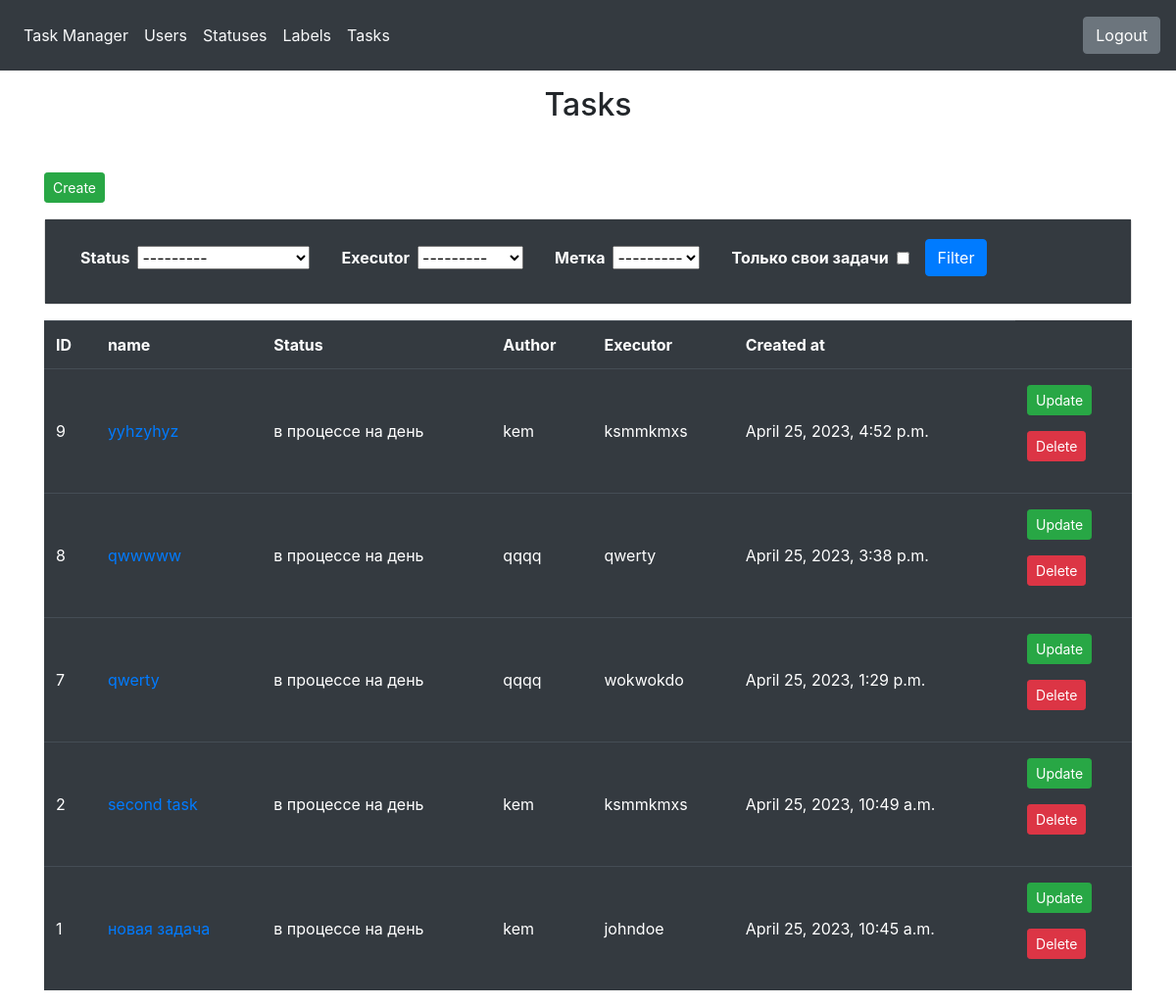
Before: /tasks/ (signed in) with the older database file.
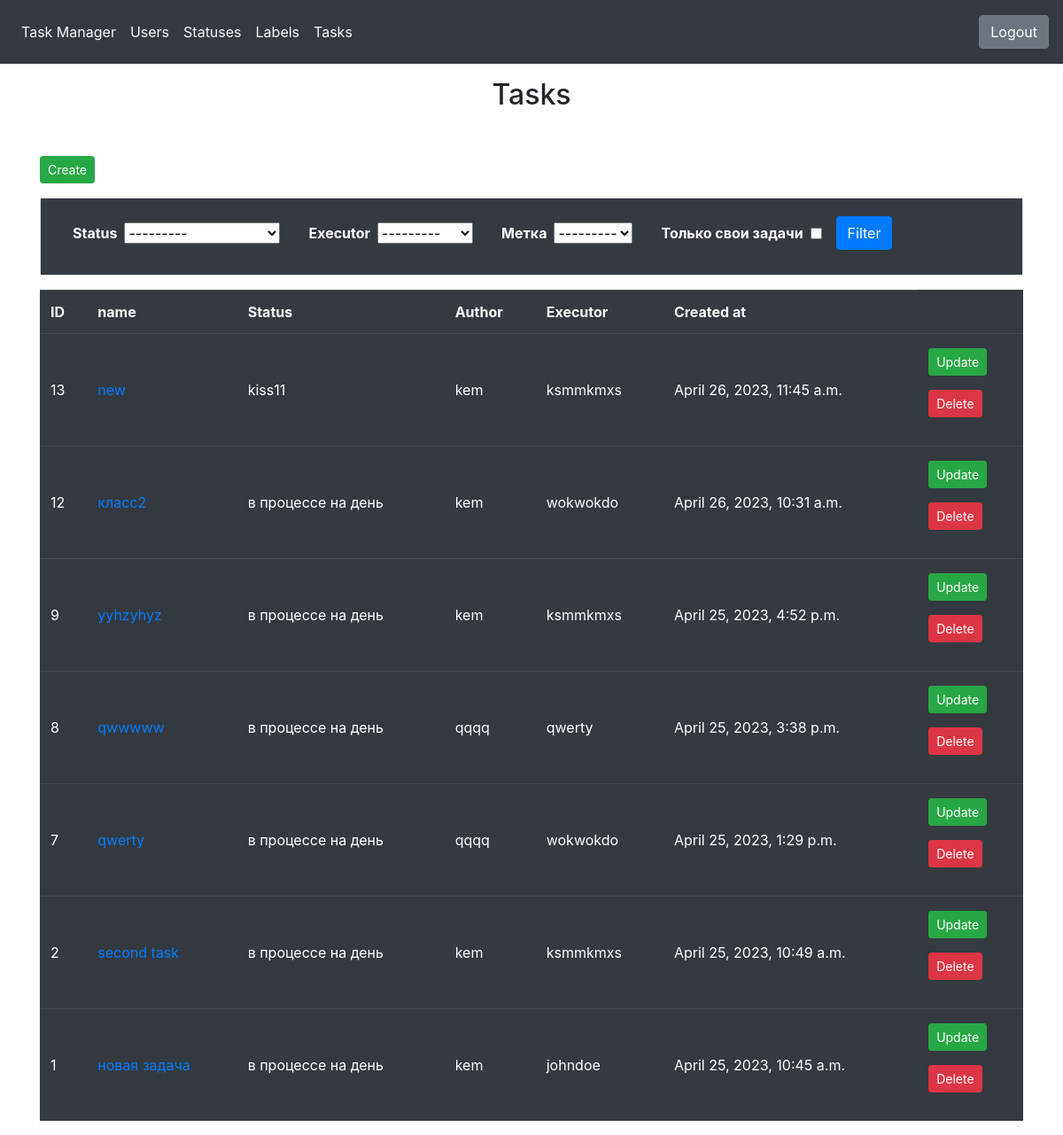
After: the same page with the newer database file.
### tasks/models.py (models this page shows, shortened)
class Tasks(models.Model):
    name = models.CharField(_('name'), max_length=255, unique=True)
    status = models.ForeignKey(
        Statuses,
        on_delete=models.PROTECT,
        null=False,
        verbose_name=_('status')
    )
    description = models.TextField(_('description'), blank=True, null=True)
    author = models.ForeignKey(
        User,
        on_delete=models.PROTECT,
        null=False,
        related_name='author_tasks',
        verbose_name=_('author')
    )
    executor = models.ForeignKey(
        User,
        on_delete=models.PROTECT,
        null=True,
        related_name='executor_tasks',
        verbose_name=_('executor')
    )
    labels = models.ManyToManyField(
        Labels,
        blank=True,
        null=True,
        verbose_name=_('Labels')
    )
    created_at = models.DateTimeField(_('Created at'), auto_now_add=True)
    class Meta:
        verbose_name = _('Tasks')
        verbose_name_plural = _('Tasks')
        ordering = ['-created_at']

### statuses/models.py (models this page shows)
class Statuses(models.Model):
    name = models.CharField(_('name'), max_length=255, unique=True)
    created_at = models.DateTimeField(_('created at'), auto_now_add=True)
    def __str__(self) -> str:
        return self.name

### tasks/views.py (the view)
# urls.py: path('', TasksView.as_view(), name='tasks'),
class TasksView(BaseLoginRequiredMixin, ListView):
    model = Tasks
    template_name = 'tasks/index.html'
    def get_queryset(self):
        queryset = queryset = super().get_queryset()
        status_filter = self.request.GET.get('status')
        label_filter = self.request.GET.get('label')
        executor_filter = self.request.GET.get('executor')
        my_tasks_only = self.request.GET.get('my_tasks_only')
        if status_filter:
            queryset = queryset.filter(status=status_filter)
        if label_filter:
            queryset = queryset.filter(labels__pk=label_filter)
        if executor_filter:
            queryset = queryset.filter(executor=executor_filter)
        if my_tasks_only:
            queryset = queryset.filter(author=self.request.user)
        return queryset
    def get_context_data(self, **kwargs):
        context = super().get_context_data(**kwargs)
        context['filter_form'] = TaskFilterForm(self.request.GET or None)
        return context

### tasks/forms.py
class TaskFilterForm(Form):
    status = ModelChoiceField(
        queryset=Statuses.objects.all(),
        required=False,
        label=_('status')
    )
    executor = ModelChoiceField(
        queryset=User.objects.all(),
        required=False,
        label=_('executor')
    )
    label = ModelChoiceField(
        queryset=Labels.objects.all(),
        required=False,
        label=_('label')
    )
    my_tasks_only = BooleanField(
        required=False,
        initial=False,
        label=_('My tasks only')
    )

### common/mixins.py (called while the page is built)
    @method_decorator(login_required_message)
    def dispatch(self, request, *args, **kwargs):
        return super().dispatch(request, *args, **kwargs)

### labels/models.py (called while the page is built)
    def __str__(self) -> str:
        return self.name

### templates/tasks/index.html (shortened to what this page needs)
{% extends "base.html" %}
{% load i18n %}
{% block content %}
<main>
    <div class="container">
        <h2 class="text-center mt-3"  style="min-height: 10vh;">{% trans "Tasks" %}</h2>
        <p><a href="{% url 'create_task' %}" class="btn btn-success btn-sm">{% trans "Create" %}</a></p>
        <div class="card mb-3">
            <div class="card-body bg-dark">
                <form method="get" class="form-inline">
                    {% for f in filter_form %}
                    <div class="form-group mx-sm-3 mb-2">
                        <label for="{{ f.id_for_label }}" class="mr-2 font-weight-bold" style="color: white;">{{ f.label }}</label>
                        {{ f }}
                    </div>
                    {% endfor %}
                    <button type="submit" class="btn btn-primary mb-2">{% trans "Filter" %}</button>
                </form>
            </div>
        </div>
        <table class="table table-dark table-striped-columns">
            <thead>
                <tr class="font-weight-bold">
                    <td>{% trans "ID" %}</td>
                    <td>{% trans "name" %}</td>
                    <td>{% trans "status" %}</td>
                    <td>{% trans "author" %}</td>
                    <td>{% trans "executor" %}</td>
                    <td>{% trans "Created at" %}</td>
                </tr>
            </thead>
            <tbody>
                {% for task in object_list %}
                <tr>
                    <td class="align-middle py-3">{{ task.pk }}</td>
                    <td class="align-middle py-3"><a href="{% url 'task_view' task.pk %}">{{ task.name }}</a></td>
                    <td class="align-middle py-3">{{ task.status }}</td>
                    <td class="align-middle py-3">{{ task.author }}</td>
                    <td class="align-middle py-3">
                    {% if task.executor %}
                        {{ task.executor }}
                    {% endif %}
                    </td>
                    <td class="align-middle py-3">{{ task.created_at }}</td>
                    <td class="align-middle py-3">
                        <p><a href="{% url 'update_task' task.pk %}" class="btn btn-success btn-sm">{% trans "Update" %}</a></p>
                        <p><a href="{% url 'delete_task' task.pk %}" class="btn btn-danger btn-sm">{% trans "Delete"%}</a></p>
                    </td>
                </tr>
                {% endfor %}
            </tbody>
        </table>
    </div>
</main>
{% endblock %}

### templates/base.html (shortened to what this page needs)
<!DOCTYPE html>
<html lang="en">
    {% load i18n %}
<head>
    {% load bootstrap4 %}
    {% bootstrap_css %}
</head>
<body class="d-flex flex-column min-vh-100">
    <header class="p-3 bg-dark">
        <div class="d-flex flex-wrap align-items-center justify-content-between w-100">
            <ul class="nav me-lg-auto mb-3 justify-content-left mb-md-0">
                <li><a href="{% url 'index'%}" class="nav-link px-2 text-light">{% trans "Task Manager" %}</a></li>
                <li><a href="{% url 'users' %}" class="nav-link px-2 text-light">{% trans "Users" %}</a></li>
            {% if user.is_authenticated %}
                <li><a href="{% url 'statuses' %}" class="nav-link px-2 text-light">{% trans "Statuses" %}</a></li>
                <li><a href="{% url 'labels' %}" class="nav-link px-2 text-light">{% trans "Labels" %}</a></li>
                <li><a href="{% url 'tasks' %}" class="nav-link px-2 text-light">{% trans "Tasks" %}</a></li>
            </ul>
            <div class="text-end">
                <a href="{% url 'logout' %}" class="btn btn-secondary me-2">{% trans "Logout" %}</a>
            </div>
            {% else %}
            </ul>
            <div class="text-end">
                <a href="{% url 'login' %}" class="btn btn-secondary me-2">{% trans "Login" %}</a>
                <a href="{% url 'register' %}" class="btn btn-warning">{% trans "Registration" %}</a>
            </div>
            {% endif %}
        </div>
    </header>
    {% block content %}{% endblock %}
  </body>
</html>

Changed rows visible on the page:
added Tasks: pk "13", name "new", status "kiss11", author "kem", executor "ksmmkmxs", created_at "April 26, 2023, 11:45 a.m."
added Tasks: pk "12", name "класс2", status "в процессе на день", author "kem", executor "wokwokdo", created_at "April 26, 2023, 10:31 a.m."
